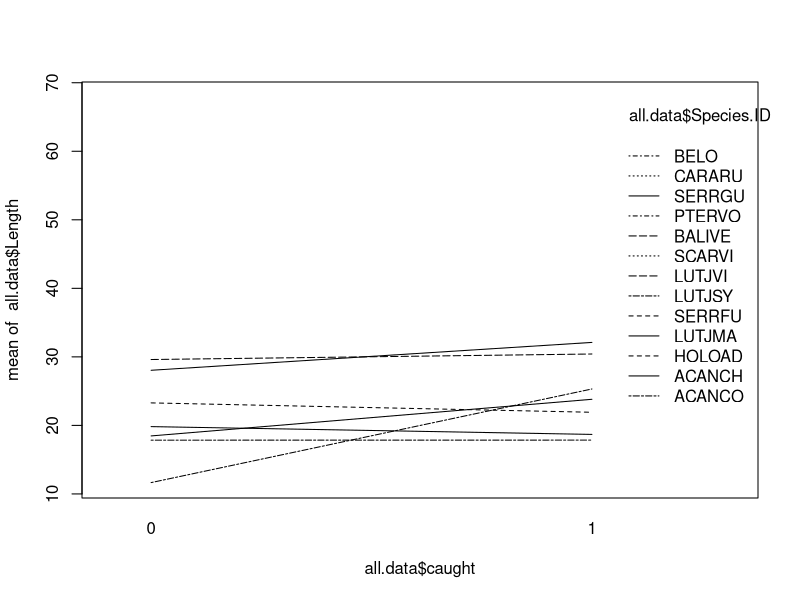

The R script that drew this image: (Note: this script raises an error after producing the figure.)
#Some t -tests to compare mean length in captured fish with Scientific Assessment (SA) length
#

setwd('./Montserrat/Alex_length')

capture.data <- read.csv("Montserrat_Species_Length_Composition_Data_July_2016_AS.csv")

capture.data$caught = rep(1, length(nrow(capture.data)))

SA.data <- read.csv('SA_individ_lengths.csv')

SA.data$caught = rep(0, length(nrow(SA.data)))

all.data = rbind(capture.data[, c(15, 9, 10, 12) ], SA.data[, c(12, 11, 5, 3)])


interaction.plot(all.data$caught, all.data$Species.ID, all.data$Length)


allspecies <- as.character(unique(SA.data$Species.ID))

results <- data.frame(matrix(vector(), 0, 10,
                             dimnames=list(c(), c("statistic","p.value","mean.uncaught","mean.caught","conf.int1", "conf.int2", "nobs","dof","alternative","null.value"))),
                      stringsAsFactors=F)

row.names(results) <- allspecies

for (i in 1:length(allspecies)) {

  x <- all.data[all.data$Species.ID == allspecies[i] ,]
  

  y <- rep(NA,10)
  
  y[7] <- nrow(x)[1]              # count observations
  #if(nrow(x) < 2) return(y)       # exits if too less observations
  res <- t.test(x[,4]~x[,1])  # doing the test
  
  y[1] <- res$statistic           # extract values of interest
  y[2] <- res$p.value      
  y[3] <- res$estimate[1]
  y[4] <- res$estimate[2]
  y[5] <- res$conf.int[1]  
  y[6] <- res$conf.int[2]  
  y[8] <- res$parameter    
  y[9] <- res$alternative  
  y[10] <- res$null.value 
  
print(res$estimate)
  results[i,] = y


}




#Two-way ANOVA

ANOVA1 <- aov(length ~ group*Species.ID, data = all.data)

tukey1 <- TukeyHSD(ANOVA1)
